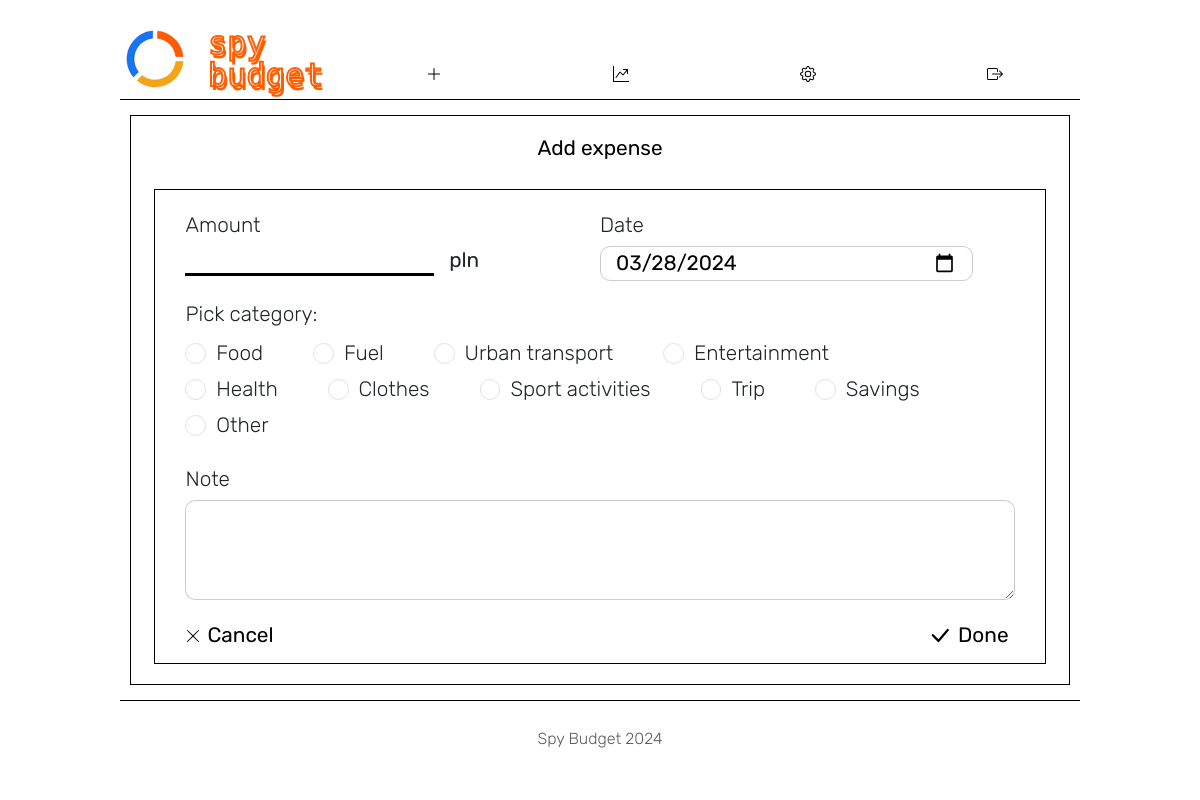
The app's page /add-expense.php (signed in) with its own data.
### tables this page shows
CREATE TABLE `expenses_category_assigned_to_users` (
  `expense_category_assigned_to_user_id` int(11) NOT NULL,
  `user_id` int(11) NOT NULL,
  `expense_category_name` varchar(50) NOT NULL
);

### add-expense.php (the view, shortened to what this page needs)
<?php
require_once "database.php";
if(isset($_SESSION['logged_id']) && isset($_SESSION['logged_name'])){
  $logged_user_id = $_SESSION['logged_id'];
  $expensesCategoriesDisplayQuery = $db->prepare("SELECT expense_category_assigned_to_user_id, expense_category_name FROM expenses_category_assigned_to_users WHERE user_id = :logged_user_id");
  $expensesCategoriesDisplayQuery->bindValue(":logged_user_id", $logged_user_id, PDO::PARAM_INT);
  $expensesCategoriesDisplayQuery->execute();
  $expensesCategories = $expensesCategoriesDisplayQuery->fetchAll();
} else {
  header("Location: index.php");
  exit();
}
?>
<!DOCTYPE html>
<html lang="en">
<head>
    <link
      href="https://cdn.jsdelivr.net/npm/bootstrap@5.3.3/dist/css/bootstrap.min.css"
      rel="stylesheet"
    />
    <link rel="stylesheet" href="style.css">
</head>
<body>
  <header>
    <nav class="navbar navbar-expand-lg navbar-dark bg-dark custom-bg-color custom-position">
      <div
        class="collapse navbar-collapse justify-content-md-center custom-position"
        id="navbarsExample08"
      >
        <ul class="navbar-nav custom-width">
          <li class="nav-item active custom-layout-logo">
            <img class="logo" src="./assets/pie-chart-logo.svg" alt="Logo" />
            <a class="nav-link custom-font-logo" href="./userpage.php"
              >spy <br />budget</span> </a
            >
          </li>
          <li class="nav-item dropdown nav-item-custom-postion">
            <img id="add" class="nav-icon" src="./assets/plus-lg.svg" alt="Add" />
          </li>
          <li class="nav-item nav-item-custom-postion">
            <img id="check-balance" class="nav-icon" src="./assets/graph-up-arrow.svg" alt="Check balance" />
          </li>
          <li class="nav-item nav-item-custom-postion">
            <img id="settings" class="nav-icon" src="./assets/gear.svg" alt="Settings" />
          </li>
          <li class="nav-item nav-item-custom-postion">
            <img id="log-out" class="nav-icon" src="./assets/box-arrow-right.svg" alt="Log out" />
          </li>
        </ul>
      </div>
    </nav>
  </header>
      <main>
        <div class="transaction-form">
          <h2>Add expense</h2>
            <form class="input-form" action="add-expense-to-database.php" method="post">
              <div class="form-amount-date">
                <div class="form-input">
                  <span>Amount</span>
                  <div class="amount-input-currency"><input class="amount-input" type="text" name="amount"/>
                    <span class="currency">pln</span></div>
                </div>
                <div class="form-input">
                  <span>Date</span>
                  <input class="date-input" type="date" id="start" name="transaction-date" value="" min="" max="" />
                </div>
              </div>
              <fieldset class="form-input category">
                <legend>Pick category:</legend>
                <div class="radio-row">
                  <?php
                  foreach($expensesCategories as $expenseCategory){
                    echo '<div class="form-check">';
                    echo '<input type="radio" id="'.$expenseCategory['expense_category_name'].'" name="transaction-category" value="'.$expenseCategory['expense_category_assigned_to_user_id'].'" class="form-check-input">';
                    echo '<label for="'.$expenseCategory['expense_category_name'].'" class="form-check-label">'.$expenseCategory['expense_category_name'].'</label>';
                    echo '</div>';
                  }
                  ?>
                </div>
              </fieldset>
              <div class="form-input-note">
                <span>Note</span>
                <textarea class="form-control" name="note" aria-label="With textarea"></textarea>
              </div>
              <div class="form-button-action">
                <div class="cancel-button button-action"><img src="./assets/x-lg.svg" alt="Cancel"><a href="./userpage.php"><button>Cancel</button></a></div>
                <div class="done-button button-action"><img src="./assets/check-lg.svg" alt="Done"><button type="submit">Done</button></div>
              </div>
            </form>
        </div>
      </main>
      <footer class="footer mt-auto py-3 footer-custom-font">
        <div class="container">
          <span class="text-muted">Spy Budget 2024</span>
        </div>
      </footer>
</body>
</html>

### records on screen
expenses_category_assigned_to_users: expense_category_name "Food"
expenses_category_assigned_to_users: expense_category_name "Fuel"
expenses_category_assigned_to_users: expense_category_name "Urban transport"
expenses_category_assigned_to_users: expense_category_name "Entertainment"
expenses_category_assigned_to_users: expense_category_name "Health"
expenses_category_assigned_to_users: expense_category_name "Clothes"
expenses_category_assigned_to_users: expense_category_name "Sport activities"
expenses_category_assigned_to_users: expense_category_name "Trip"
expenses_category_assigned_to_users: expense_category_name "Savings"
expenses_category_assigned_to_users: expense_category_name "Other"
